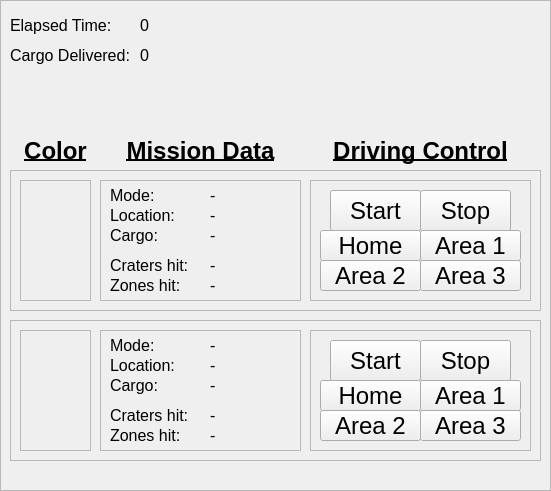
   <widget class="QFrame" name="frame_4">
    <property name="geometry">
     <rect>
      <x>580</x>
      <y>10</y>
      <width>551</width>
      <height>491</height>
     </rect>
    </property>
    <property name="frameShape">
     <enum>QFrame::StyledPanel</enum>
    </property>
    <property name="frameShadow">
     <enum>QFrame::Plain</enum>
    </property>
    <property name="lineWidth">
     <number>4</number>
    </property>
    <widget class="QLabel" name="time_description_label">
     <property name="geometry">
      <rect>
       <x>10</x>
       <y>10</y>
       <width>121</width>
       <height>31</height>
      </rect>
     </property>
     <property name="font">
      <font>
       <pointsize>12</pointsize>
      </font>
     </property>
     <property name="text">
      <string>Elapsed Time:</string>
     </property>
    </widget>
    <widget class="QLabel" name="time_counter">
     <property name="geometry">
      <rect>
       <x>140</x>
       <y>10</y>
       <width>121</width>
       <height>31</height>
      </rect>
     </property>
     <property name="font">
      <font>
       <pointsize>12</pointsize>
       <weight>50</weight>
       <bold>false</bold>
       <underline>false</underline>
      </font>
     </property>
     <property name="text">
      <string>0</string>
     </property>
     <property name="alignment">
      <set>Qt::AlignLeading|Qt::AlignLeft|Qt::AlignVCenter</set>
     </property>
    </widget>
    <widget class="QLabel" name="task_assessment_label_2">
     <property name="geometry">
      <rect>
       <x>100</x>
       <y>130</y>
       <width>201</width>
       <height>41</height>
      </rect>
     </property>
     <property name="font">
      <font>
       <pointsize>18</pointsize>
       <weight>75</weight>
       <bold>true</bold>
       <underline>true</underline>
      </font>
     </property>
     <property name="text">
      <string>Mission Data</string>
     </property>
     <property name="alignment">
      <set>Qt::AlignCenter</set>
     </property>
    </widget>
    <widget class="QLabel" name="task_assessment_label_3">
     <property name="geometry">
      <rect>
       <x>310</x>
       <y>130</y>
       <width>221</width>
       <height>41</height>
      </rect>
     </property>
     <property name="font">
      <font>
       <pointsize>18</pointsize>
       <weight>75</weight>
       <bold>true</bold>
       <underline>true</underline>
      </font>
     </property>
     <property name="text">
      <string>Driving Control</string>
     </property>
     <property name="alignment">
      <set>Qt::AlignCenter</set>
     </property>
    </widget>
    <widget class="QFrame" name="agent2_frame">
     <property name="geometry">
      <rect>
       <x>10</x>
       <y>320</y>
       <width>531</width>
       <height>141</height>
      </rect>
     </property>
     <property name="frameShape">
      <enum>QFrame::StyledPanel</enum>
     </property>
     <property name="frameShadow">
      <enum>QFrame::Raised</enum>
     </property>
     <widget class="QFrame" name="frame_13">
      <property name="geometry">
       <rect>
        <x>90</x>
        <y>10</y>
        <width>201</width>
        <height>121</height>
       </rect>
      </property>
      <property name="autoFillBackground">
       <bool>false</bool>
      </property>
      <property name="frameShape">
       <enum>QFrame::StyledPanel</enum>
      </property>
      <property name="frameShadow">
       <enum>QFrame::Plain</enum>
      </property>
      <property name="lineWidth">
       <number>4</number>
      </property>
      <widget class="QLabel" name="robot2_zones">
       <property name="geometry">
        <rect>
         <x>110</x>
         <y>90</y>
         <width>121</width>
         <height>31</height>
        </rect>
       </property>
       <property name="font">
        <font>
         <pointsize>12</pointsize>
         <weight>50</weight>
         <bold>false</bold>
         <underline>false</underline>
        </font>
       </property>
       <property name="text">
        <string>-</string>
       </property>
       <property name="alignment">
        <set>Qt::AlignLeading|Qt::AlignLeft|Qt::AlignVCenter</set>
       </property>
      </widget>
      <widget class="QLabel" name="robot2_location">
       <property name="geometry">
        <rect>
         <x>110</x>
         <y>20</y>
         <width>111</width>
         <height>31</height>
        </rect>
       </property>
       <property name="font">
        <font>
         <pointsize>12</pointsize>
         <weight>50</weight>
         <bold>false</bold>
         <underline>false</underline>
        </font>
       </property>
       <property name="text">
        <string>-</string>
       </property>
       <property name="alignment">
        <set>Qt::AlignLeading|Qt::AlignLeft|Qt::AlignVCenter</set>
       </property>
      </widget>
      <widget class="QLabel" name="robot2_state">
       <property name="geometry">
        <rect>
         <x>110</x>
         <y>0</y>
         <width>201</width>
         <height>31</height>
        </rect>
       </property>
       <property name="font">
        <font>
         <pointsize>12</pointsize>
         <weight>50</weight>
         <bold>false</bold>
         <underline>false</underline>
        </font>
       </property>
       <property name="text">
        <string>-</string>
       </property>
       <property name="alignment">
        <set>Qt::AlignLeading|Qt::AlignLeft|Qt::AlignVCenter</set>
       </property>
      </widget>
      <widget class="QLabel" name="location_description_label_3">
       <property name="geometry">
        <rect>
         <x>10</x>
         <y>20</y>
         <width>81</width>
         <height>31</height>
        </rect>
       </property>
       <property name="font">
        <font>
         <pointsize>12</pointsize>
        </font>
       </property>
       <property name="text">
        <string>Location:</string>
       </property>
      </widget>
      <widget class="QLabel" name="robot2_craters">
       <property name="geometry">
        <rect>
         <x>110</x>
         <y>70</y>
         <width>101</width>
         <height>31</height>
        </rect>
       </property>
       <property name="font">
        <font>
         <pointsize>12</pointsize>
         <weight>50</weight>
         <bold>false</bold>
         <underline>false</underline>
        </font>
       </property>
       <property name="text">
        <string>-</string>
       </property>
       <property name="alignment">
        <set>Qt::AlignLeading|Qt::AlignLeft|Qt::AlignVCenter</set>
       </property>
      </widget>
      <widget class="QLabel" name="state_description_label_3">
       <property name="geometry">
        <rect>
         <x>10</x>
         <y>0</y>
         <width>61</width>
         <height>31</height>
        </rect>
       </property>
       <property name="font">
        <font>
         <pointsize>12</pointsize>
        </font>
       </property>
       <property name="text">
        <string>Mode:</string>
       </property>
      </widget>
      <widget class="QLabel" name="hits_description_label_3">
       <property name="geometry">
        <rect>
         <x>10</x>
         <y>70</y>
         <width>91</width>
         <height>31</height>
        </rect>
       </property>
       <property name="font">
        <font>
         <pointsize>12</pointsize>
        </font>
       </property>
       <property name="text">
        <string>Craters hit:</string>
       </property>
      </widget>
      <widget class="QLabel" name="area_description_label_3">
       <property name="geometry">
        <rect>
         <x>10</x>
         <y>90</y>
         <width>91</width>
         <height>31</height>
        </rect>
       </property>
       <property name="font">
        <font>
         <pointsize>12</pointsize>
        </font>
       </property>
       <property name="text">
        <string>Zones hit:</string>
       </property>
      </widget>
      <widget class="QLabel" name="robot2_cargo_description_label">
       <property name="geometry">
        <rect>
         <x>10</x>
         <y>40</y>
         <width>91</width>
         <height>31</height>
        </rect>
       </property>
       <property name="font">
        <font>
         <pointsize>12</pointsize>
        </font>
       </property>
       <property name="text">
        <string>Cargo:</string>
       </property>
      </widget>
      <widget class="QLabel" name="robot2_cargo">
       <property name="geometry">
        <rect>
         <x>110</x>
         <y>40</y>
         <width>81</width>
         <height>31</height>
        </rect>
       </property>
       <property name="font">
        <font>
         <pointsize>12</pointsize>
         <weight>50</weight>
         <bold>false</bold>
         <underline>false</underline>
        </font>
       </property>
       <property name="text">
        <string>-</string>
       </property>
       <property name="alignment">
        <set>Qt::AlignLeading|Qt::AlignLeft|Qt::AlignVCenter</set>
       </property>
      </widget>
     </widget>
     <widget class="QFrame" name="frame_14">
      <property name="geometry">
       <rect>
        <x>300</x>
        <y>10</y>
        <width>221</width>
        <height>121</height>
       </rect>
      </property>
      <property name="frameShape">
       <enum>QFrame::StyledPanel</enum>
      </property>
      <property name="frameShadow">
       <enum>QFrame::Plain</enum>
      </property>
      <property name="lineWidth">
       <number>4</number>
      </property>
      <widget class="QPushButton" name="robot2_goArea2Button">
       <property name="geometry">
        <rect>
         <x>10</x>
         <y>80</y>
         <width>101</width>
         <height>31</height>
        </rect>
       </property>
       <property name="font">
        <font>
         <pointsize>18</pointsize>
        </font>
       </property>
       <property name="text">
        <string>Area 2</string>
       </property>
      </widget>
      <widget class="QPushButton" name="robot2_goHomeButton">
       <property name="geometry">
        <rect>
         <x>10</x>
         <y>50</y>
         <width>101</width>
         <height>31</height>
        </rect>
       </property>
       <property name="font">
        <font>
         <pointsize>18</pointsize>
        </font>
       </property>
       <property name="text">
        <string>Home</string>
       </property>
      </widget>
      <widget class="QPushButton" name="robot2_goArea1Button">
       <property name="geometry">
        <rect>
         <x>110</x>
         <y>50</y>
         <width>101</width>
         <height>31</height>
        </rect>
       </property>
       <property name="font">
        <font>
         <pointsize>18</pointsize>
        </font>
       </property>
       <property name="text">
        <string>Area 1</string>
       </property>
      </widget>
      <widget class="QPushButton" name="robot2_goArea3Button">
       <property name="geometry">
        <rect>
         <x>110</x>
         <y>80</y>
         <width>101</width>
         <height>31</height>
        </rect>
       </property>
       <property name="font">
        <font>
         <pointsize>18</pointsize>
        </font>
       </property>
       <property name="text">
        <string>Area 3</string>
       </property>
      </widget>
      <widget class="QPushButton" name="robot2_startControlButton">
       <property name="geometry">
        <rect>
         <x>20</x>
         <y>10</y>
         <width>91</width>
         <height>41</height>
        </rect>
       </property>
       <property name="font">
        <font>
         <pointsize>18</pointsize>
         <weight>50</weight>
         <bold>false</bold>
        </font>
       </property>
       <property name="text">
        <string>Start</string>
       </property>
       <property name="flat">
        <bool>false</bool>
       </property>
      </widget>
      <widget class="QPushButton" name="robot2_stopControlButton">
       <property name="geometry">
        <rect>
         <x>110</x>
         <y>10</y>
         <width>91</width>
         <height>41</height>
        </rect>
       </property>
       <property name="font">
        <font>
         <pointsize>18</pointsize>
         <weight>50</weight>
         <bold>false</bold>
        </font>
       </property>
       <property name="text">
        <string>Stop</string>
       </property>
      </widget>
     </widget>
     <widget class="QFrame" name="robot2_color_frame">
      <property name="geometry">
       <rect>
        <x>10</x>
        <y>10</y>
        <width>71</width>
        <height>121</height>
       </rect>
      </property>
      <property name="styleSheet">
       <string notr="true"/>
      </property>
      <property name="frameShape">
       <enum>QFrame::StyledPanel</enum>
      </property>
      <property name="frameShadow">
       <enum>QFrame::Plain</enum>
      </property>
     </widget>
    </widget>
    <widget class="QFrame" name="agent1_frame">
     <property name="geometry">
      <rect>
       <x>10</x>
       <y>170</y>
       <width>531</width>
       <height>141</height>
      </rect>
     </property>
     <property name="autoFillBackground">
      <bool>false</bool>
     </property>
     <property name="styleSheet">
      <string notr="true"/>
     </property>
     <property name="frameShape">
      <enum>QFrame::StyledPanel</enum>
     </property>
     <property name="frameShadow">
      <enum>QFrame::Raised</enum>
     </property>
     <widget class="QFrame" name="frame">
      <property name="geometry">
       <rect>
        <x>90</x>
        <y>10</y>
        <width>201</width>
        <height>121</height>
       </rect>
      </property>
      <property name="autoFillBackground">
       <bool>false</bool>
      </property>
      <property name="styleSheet">
       <string notr="true"/>
      </property>
      <property name="frameShape">
       <enum>QFrame::StyledPanel</enum>
      </property>
      <property name="frameShadow">
       <enum>QFrame::Plain</enum>
      </property>
      <property name="lineWidth">
       <number>4</number>
      </property>
      <widget class="QLabel" name="robot_zones">
       <property name="geometry">
        <rect>
         <x>110</x>
         <y>90</y>
         <width>121</width>
         <height>31</height>
        </rect>
       </property>
       <property name="font">
        <font>
         <pointsize>12</pointsize>
         <weight>50</weight>
         <bold>false</bold>
         <underline>false</underline>
        </font>
       </property>
       <property name="text">
        <string>-</string>
       </property>
       <property name="alignment">
        <set>Qt::AlignLeading|Qt::AlignLeft|Qt::AlignVCenter</set>
       </property>
      </widget>
      <widget class="QLabel" name="robot_location">
       <property name="geometry">
        <rect>
         <x>110</x>
         <y>20</y>
         <width>111</width>
         <height>31</height>
        </rect>
       </property>
       <property name="font">
        <font>
         <pointsize>12</pointsize>
         <weight>50</weight>
         <bold>false</bold>
         <underline>false</underline>
        </font>
       </property>
       <property name="text">
        <string>-</string>
       </property>
       <property name="alignment">
        <set>Qt::AlignLeading|Qt::AlignLeft|Qt::AlignVCenter</set>
       </property>
      </widget>
      <widget class="QLabel" name="robot_state">
       <property name="geometry">
        <rect>
         <x>110</x>
         <y>0</y>
         <width>201</width>
         <height>31</height>
        </rect>
       </property>
       <property name="font">
        <font>
         <pointsize>12</pointsize>
         <weight>50</weight>
         <bold>false</bold>
         <underline>false</underline>
        </font>
       </property>
       <property name="text">
        <string>-</string>
       </property>
       <property name="alignment">
        <set>Qt::AlignLeading|Qt::AlignLeft|Qt::AlignVCenter</set>
       </property>
      </widget>
      <widget class="QLabel" name="location_description_label">
       <property name="geometry">
        <rect>
         <x>10</x>
         <y>20</y>
         <width>81</width>
         <height>31</height>
        </rect>
       </property>
       <property name="font">
        <font>
         <pointsize>12</pointsize>
        </font>
       </property>
       <property name="text">
        <string>Location:</string>
       </property>
      </widget>
      <widget class="QLabel" name="robot_craters">
       <property name="geometry">
        <rect>
         <x>110</x>
         <y>70</y>
         <width>101</width>
         <height>31</height>
        </rect>
       </property>
       <property name="font">
        <font>
         <pointsize>12</pointsize>
         <weight>50</weight>
         <bold>false</bold>
         <underline>false</underline>
        </font>
       </property>
       <property name="text">
        <string>-</string>
       </property>
       <property name="alignment">
        <set>Qt::AlignLeading|Qt::AlignLeft|Qt::AlignVCenter</set>
       </property>
      </widget>
      <widget class="QLabel" name="state_description_label">
       <property name="geometry">
        <rect>
         <x>10</x>
         <y>0</y>
         <width>61</width>
         <height>31</height>
        </rect>
       </property>
       <property name="font">
        <font>
         <pointsize>12</pointsize>
        </font>
       </property>
       <property name="text">
        <string>Mode:</string>
       </property>
      </widget>
      <widget class="QLabel" name="hits_description_label">
       <property name="geometry">
        <rect>
         <x>10</x>
         <y>70</y>
         <width>91</width>
         <height>31</height>
        </rect>
       </property>
       <property name="font">
        <font>
         <pointsize>12</pointsize>
        </font>
       </property>
       <property name="text">
        <string>Craters hit:</string>
       </property>
      </widget>
      <widget class="QLabel" name="zones_description_label">
       <property name="geometry">
        <rect>
         <x>10</x>
         <y>90</y>
         <width>91</width>
         <height>31</height>
        </rect>
       </property>
       <property name="font">
        <font>
         <pointsize>12</pointsize>
        </font>
       </property>
       <property name="text">
        <string>Zones hit:</string>
       </property>
      </widget>
      <widget class="QLabel" name="cargo_description_label">
       <property name="geometry">
        <rect>
         <x>10</x>
         <y>40</y>
         <width>91</width>
         <height>31</height>
        </rect>
       </property>
       <property name="font">
        <font>
         <pointsize>12</pointsize>
        </font>
       </property>
       <property name="text">
        <string>Cargo:</string>
       </property>
      </widget>
      <widget class="QLabel" name="robot1_cargo">
       <property name="geometry">
        <rect>
         <x>110</x>
         <y>40</y>
         <width>81</width>
         <height>31</height>
        </rect>
       </property>
       <property name="font">
        <font>
         <pointsize>12</pointsize>
         <weight>50</weight>
         <bold>false</bold>
         <underline>false</underline>
        </font>
       </property>
       <property name="text">
        <string>-</string>
       </property>
       <property name="alignment">
        <set>Qt::AlignLeading|Qt::AlignLeft|Qt::AlignVCenter</set>
       </property>
      </widget>
     </widget>
     <widget class="QFrame" name="frame_8">
      <property name="geometry">
       <rect>
        <x>300</x>
        <y>10</y>
        <width>221</width>
        <height>121</height>
       </rect>
      </property>
      <property name="frameShape">
       <enum>QFrame::StyledPanel</enum>
      </property>
      <property name="frameShadow">
       <enum>QFrame::Plain</enum>
      </property>
      <property name="lineWidth">
       <number>4</number>
      </property>
      <widget class="QPushButton" name="goArea2Button">
       <property name="geometry">
        <rect>
         <x>10</x>
         <y>80</y>
         <width>101</width>
         <height>31</height>
        </rect>
       </property>
       <property name="font">
        <font>
         <pointsize>18</pointsize>
        </font>
       </property>
       <property name="text">
        <string>Area 2</string>
       </property>
      </widget>
      <widget class="QPushButton" name="goHomeButton">
       <property name="geometry">
        <rect>
         <x>10</x>
         <y>50</y>
         <width>101</width>
         <height>31</height>
        </rect>
       </property>
       <property name="font">
        <font>
         <pointsize>18</pointsize>
        </font>
       </property>
       <property name="text">
        <string>Home</string>
       </property>
      </widget>
      <widget class="QPushButton" name="goArea1Button">
       <property name="geometry">
        <rect>
         <x>110</x>
         <y>50</y>
         <width>101</width>
         <height>31</height>
        </rect>
       </property>
       <property name="font">
        <font>
         <pointsize>18</pointsize>
        </font>
       </property>
       <property name="text">
        <string>Area 1</string>
       </property>
      </widget>
      <widget class="QPushButton" name="goArea3Button">
       <property name="geometry">
        <rect>
         <x>110</x>
         <y>80</y>
         <width>101</width>
         <height>31</height>
        </rect>
       </property>
       <property name="font">
        <font>
         <pointsize>18</pointsize>
        </font>
       </property>
       <property name="text">
        <string>Area 3</string>
       </property>
      </widget>
      <widget class="QPushButton" name="startControlButton">
       <property name="geometry">
        <rect>
         <x>20</x>
         <y>10</y>
         <width>91</width>
         <height>41</height>
        </rect>
       </property>
       <property name="font">
        <font>
         <pointsize>18</pointsize>
         <weight>50</weight>
         <bold>false</bold>
        </font>
       </property>
       <property name="text">
        <string>Start</string>
       </property>
       <property name="flat">
        <bool>false</bool>
       </property>
      </widget>
      <widget class="QPushButton" name="stopControlButton">
       <property name="geometry">
        <rect>
         <x>110</x>
         <y>10</y>
         <width>91</width>
         <height>41</height>
        </rect>
       </property>
       <property name="font">
        <font>
         <pointsize>18</pointsize>
         <weight>50</weight>
         <bold>false</bold>
        </font>
       </property>
       <property name="text">
        <string>Stop</string>
       </property>
      </widget>
     </widget>
     <widget class="QFrame" name="robot1_color_frame">
      <property name="geometry">
       <rect>
        <x>10</x>
        <y>10</y>
        <width>71</width>
        <height>121</height>
       </rect>
      </property>
      <property name="styleSheet">
       <string notr="true"/>
      </property>
      <property name="frameShape">
       <enum>QFrame::StyledPanel</enum>
      </property>
      <property name="frameShadow">
       <enum>QFrame::Plain</enum>
      </property>
     </widget>
    </widget>
    <widget class="QLabel" name="delivery_description_label">
     <property name="geometry">
      <rect>
       <x>10</x>
       <y>40</y>
       <width>131</width>
       <height>31</height>
      </rect>
     </property>
     <property name="font">
      <font>
       <pointsize>12</pointsize>
      </font>
     </property>
     <property name="text">
      <string>Cargo Delivered:</string>
     </property>
    </widget>
    <widget class="QLabel" name="delivery_counter">
     <property name="geometry">
      <rect>
       <x>140</x>
       <y>40</y>
       <width>121</width>
       <height>31</height>
      </rect>
     </property>
     <property name="font">
      <font>
       <pointsize>12</pointsize>
       <weight>50</weight>
       <bold>false</bold>
       <underline>false</underline>
      </font>
     </property>
     <property name="text">
      <string>0</string>
     </property>
     <property name="alignment">
      <set>Qt::AlignLeading|Qt::AlignLeft|Qt::AlignVCenter</set>
     </property>
    </widget>
    <widget class="QLabel" name="task_assessment_label_4">
     <property name="geometry">
      <rect>
       <x>10</x>
       <y>130</y>
       <width>91</width>
       <height>41</height>
      </rect>
     </property>
     <property name="font">
      <font>
       <pointsize>18</pointsize>
       <weight>75</weight>
       <bold>true</bold>
       <underline>true</underline>
      </font>
     </property>
     <property name="text">
      <string>Color</string>
     </property>
     <property name="alignment">
      <set>Qt::AlignCenter</set>
     </property>
    </widget>
   </widget>
